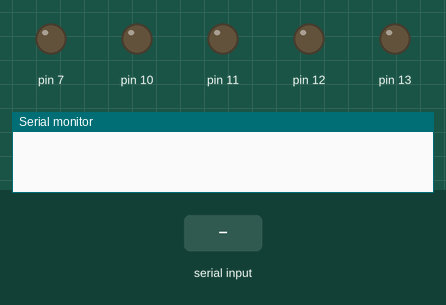
Recording of a sketch running on a simulated Arduino Uno, built with avr-gcc and run on an emulated ATmega328P. On the bench: output pins drawn as LEDs (lit = HIGH), the last lines printed to the serial monitor. The test bench sets the inputs (shaded band).

Above: at 1.2 s.
1.3 s: "a" received over Serial
At 2.2 s:
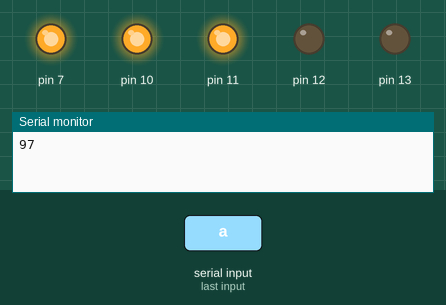
2.8 s: "d" received over Serial
At 3.3 s:
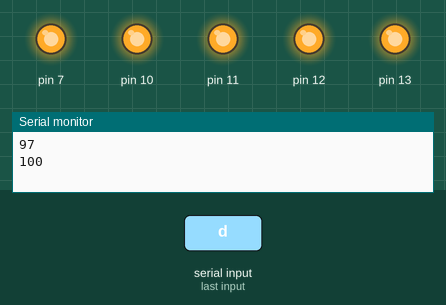
4.3 s: "b" received over Serial
At 5.5 s:
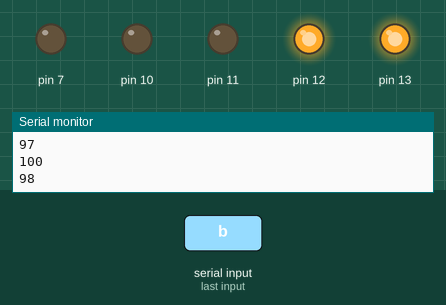
5.8 s: "c" received over Serial
At 6.8 s:
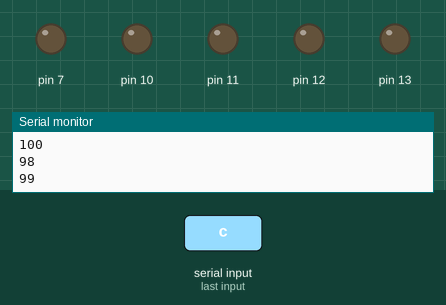
Timing chart, 0 to 8.3 s (numbered marks = the images above; inputs shaded):
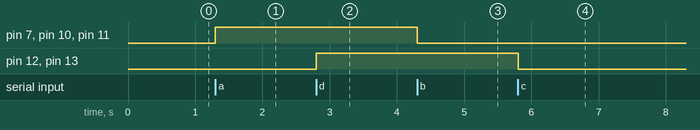

The sketch:

cambio_de_giro_motor_trifasico.ino
```cpp
#include <SoftwareSerial.h>

int led13=3;
int estado=0;


void setup(){
  Serial.begin(9600);
  pinMode(12,OUTPUT);
  pinMode(13,OUTPUT);
  pinMode(11,OUTPUT);
  pinMode(10,OUTPUT);
   pinMode(7,OUTPUT);
}

void loop(){
 if(Serial.available()>0){
  estado = Serial.read();
  Serial.println(estado);

  }

 if (estado == 97){
  digitalWrite(11,HIGH);
 digitalWrite(10,HIGH);
 digitalWrite(7,HIGH);
 }

  if (estado == 98){
  digitalWrite(11,LOW);
 digitalWrite(10,LOW);
 digitalWrite(7,LOW);

 }


//giro izq//
if (estado == 99){
  digitalWrite(13,LOW);
 digitalWrite(12,LOW);

 }
 //giro der//
 if (estado == 100){
  digitalWrite(13,HIGH);
 digitalWrite(12,HIGH);


 }

}
```

Measured:
- after the input at 1.3 s, pin 7, pin 10, pin 11: LOW → HIGH at once
- after the input at 2.8 s, pin 12, pin 13: LOW → HIGH at once
- after the input at 4.3 s, pin 7, pin 10, pin 11: HIGH → LOW at once
- after the input at 5.8 s, pin 12, pin 13: HIGH → LOW at once
